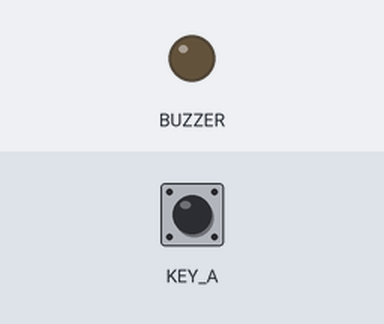
Simulated run of this sketch. Board: Seeed Wio Terminal. Parts: output pins drawn as LEDs (lit = HIGH). The test bench sets the inputs (shaded band); at power-on: KEY_A HIGH.

Above: at 1.2 s.
1.3 s: KEY_A pulled LOW for 0.15 s
At 1.4 s:
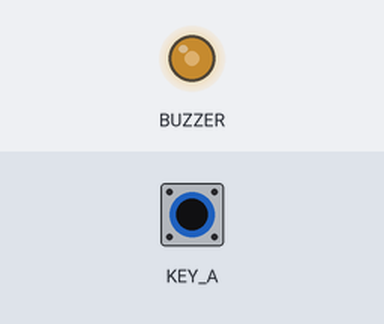
Timing chart, 0 to 4.3 s (numbered marks = the images above; inputs shaded):
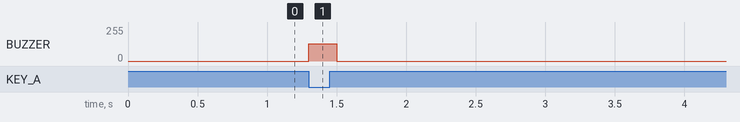

Measured:
- after the input at 1.3 s, BUZZER: 0/255 → 128/255 at once, → 0/255 0.20 s later

The sketch:

buzzer.ino
```cpp
bool wasA = false;

void setup() {
  pinMode(WIO_KEY_A, INPUT_PULLUP);
  pinMode(WIO_BUZZER, OUTPUT);
}

void loop() {
  bool a = digitalRead(WIO_KEY_A) == LOW;
  if (a && !wasA) {
    analogWrite(WIO_BUZZER, 128);
    delay(200);
    analogWrite(WIO_BUZZER, 0);
  }
  wasA = a;
  delay(25);
}
```
